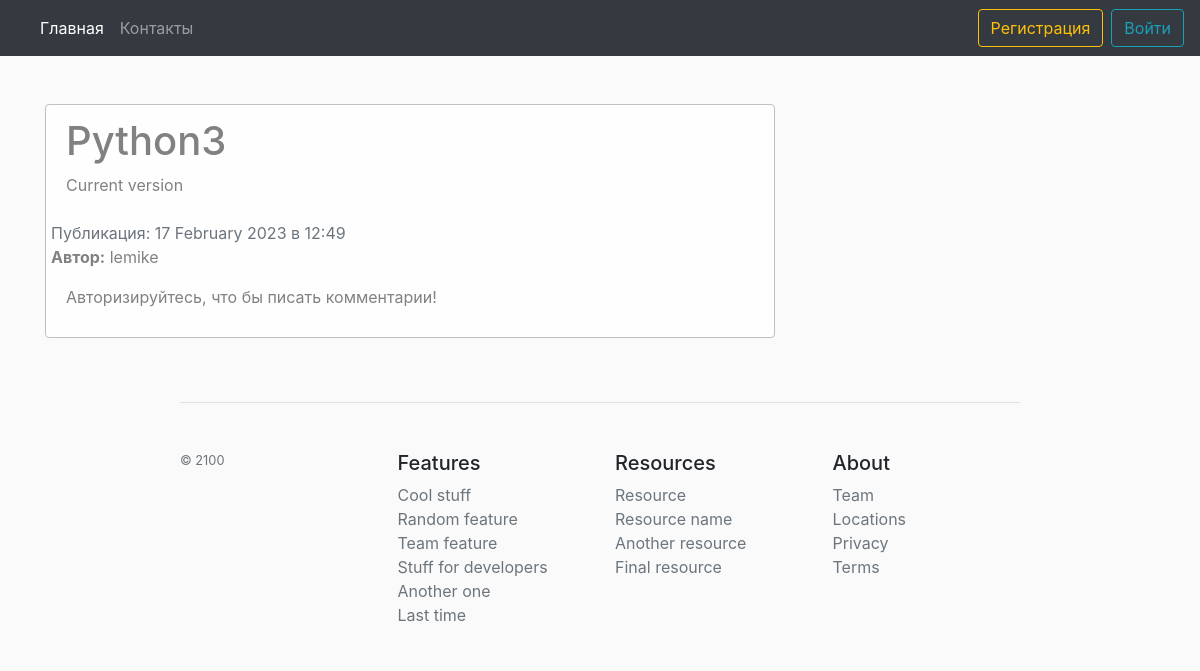
The page /main/post/9 on the database its author committed.
### main/models.py (models this page shows, shortened)
class Post(models.Model):
    TYPES = (
        ('01', 'Танки'),
        ('02', 'Хилы'),
        ('03', 'ДД'),
        ('04', 'Торговцы'),
        ('05', 'Гилдмастеры'),
        ('06', 'Квестгиверы'),
        ('07', 'Кузнецы'),
        ('08', 'Кожевники'),
        ('09', 'Зельевары'),
        ('10', 'Мастера заклинаний')
    )
    author = models.ForeignKey(User, on_delete=models.CASCADE)
    date = models.DateTimeField(auto_now_add=True)
    category = models.CharField(max_length=2, choices=TYPES, default='01')
    title = models.CharField(max_length=200)
    content = RichTextUploadingField(blank=True, null=True)
    def __str__(self):
        return f'{self.title[:20]} ----> id:{self.id}'

### main/views.py (the view)
# urls.py: path('post/<int:pk>', views.DetailPostView.as_view(), name='post-detail'),
class DetailPostView(DetailView):
    model = Post
    template_name = 'main/detail-post.html'
    context_object_name = 'news'
    def get_context_data(self, **kwargs):
        context = super().get_context_data(**kwargs)
        auth_user = self.request.user
        context['auth_user'] = auth_user
        context['title'] = Post.objects.get(pk=self.kwargs['pk'])
        return context

### main/templates/main/detail-post.html (shortened to what this page needs)
{% extends 'main/base.html' %}
{% block content %}
    <div class="alert alert-light">
      <h1>{{ object.title }}</h1>
      <p>{{ object.content|safe }}</p>
      <div class="row">
        <div class="mt-2">
          <span class="text-muted">Публикация: {{ object.date|date:"d E Y в H:i" }}</span>
          <p><b>Автор:</b> {{ object.author }}</p>
        </div>
      </div>
      {% if not user.is_authenticated %}
        <p>Авторизируйтесь, что бы писать комментарии!</p>
      {% else %}
        <hr>
        <a href="{% url 'comment-add' %}" class="btn btn-info"> Написать комментарий </a>
      {% endif %}
    </div>
{% endblock %}

### main/static/main/main.css (style rules this page uses)
body { background: #fafafa; }
.alert-light { border-color: #bfbfbf; }

### rows shown on the page
Post: title "Python3", content "Current version", date "17 February 2023 в 12:49", author "lemike"
